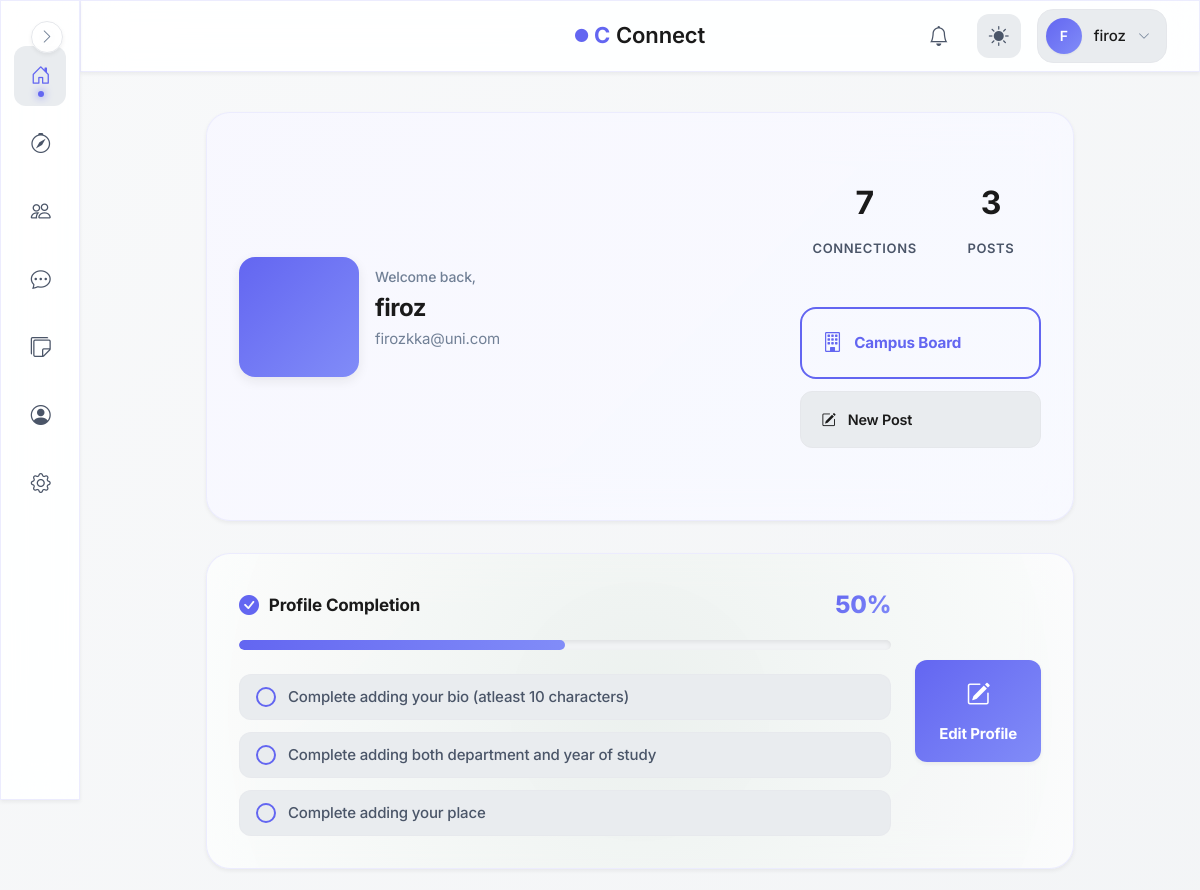
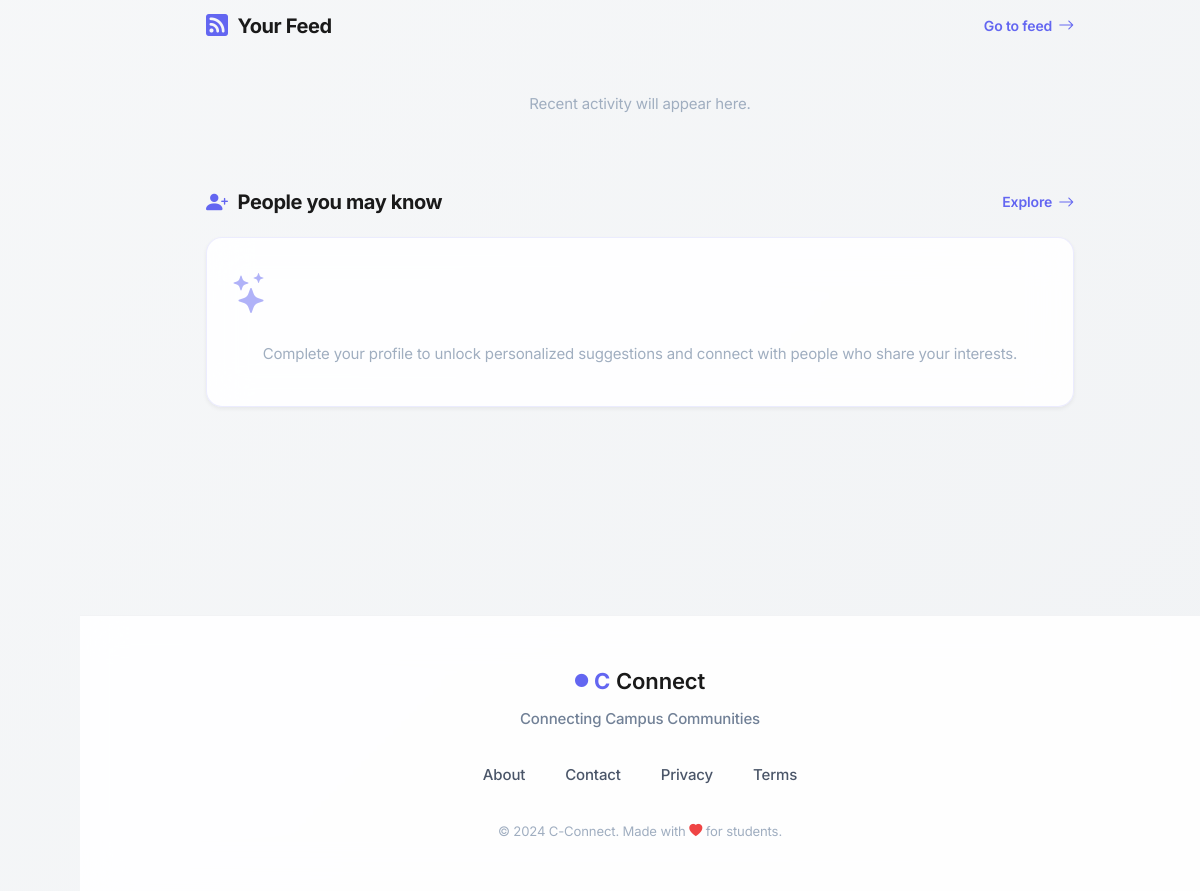
The app's page /dashboard (signed in) with its own data (2 pictures, top to bottom).
### models.py (models this page shows, shortened)
class User(UserMixin, db.Model):
    id = db.Column(db.Integer, primary_key=True, autoincrement=True)  # Unique identifier
    username = db.Column(db.String(100), nullable=False)  # Name of the user (later can add this unique if needed)
    email = db.Column(db.String(120), nullable=False, unique=True)  # Email of the user
    password = db.Column(db.String(200), nullable=False)  # Passwords not hashed yet (done in setup_db.py)
    created_at = db.Column(db.DateTime, default=db.func.now())  # Timestamp of account creation
    last_login = db.Column(db.DateTime, nullable=True)  # Timestamp of last login
    pass

### blueprints/main/routes.py (the view)
@main.route('/dashboard')
@login_required  # Restricts access to logged-in users only
def dashboard():
    user_id = current_user.id
    create_daily_campus_notification_for_user(current_user)
    accepted_count = db.session.query(Connection).filter(
        (Connection.status == 'accepted') & (
            (Connection.user_id == user_id) | (Connection.target_user_id == user_id)
        )
    ).count()
    pending_incoming = db.session.query(Connection).filter_by(
        target_user_id=user_id, status='pending'
    ).count()
    pending_outgoing = db.session.query(Connection).filter_by(
        user_id=user_id, status='pending'
    ).count()
    stats = {
        "connections": accepted_count,
        "pending_incoming": pending_incoming,
        "pending_outgoing": pending_outgoing
    }
    completion = calculate_profile_completion(user_profile=current_user.profile)
    if (completion["percentage"] == 100) and not session.get("profile_completed"):
        flash("Your profile is now complete!", "success")
        session["profile_completed"] = True
    if completion["percentage"] < 100:
        session.pop("profile_completed", None)
    return render_template('main/dashboard.html',
                    username=current_user.username,
                    stats=stats, posts=current_user.posts,
                    profile_pic=current_user.profile.profile_picture,
                    profile_completion=completion
                )

### blueprints/auth/__init__.py (called while the page is built)
@login_manager.user_loader
def load_user(user_id):
    from models import User  # Importing User model for querying  (import here to avoid circular imports)
    return User.query.get(int(user_id))

@auth.after_app_request
def add_header(response):
    if current_user.is_authenticated and request.blueprint == 'auth':
        response.headers['Cache-Control'] = 'no-store, no-cache, must-revalidate, post-check=0, pre-check=0, max-age=0'
        response.headers['Pragma'] = 'no-cache'
        response.headers['Expires'] = '-1'
    return response

### blueprints/notifications/service.py (called while the page is built, shortened)
def create_daily_campus_notification_for_user(user):
    today = date.today()
    existing = Notification.query.filter(
        Notification.user_id == user.id,
        Notification.type == "campus_daily_event",
        Notification.created_at >= datetime.combine(today, datetime.min.time(), tzinfo=timezone.utc)
    ).first()
    if existing:
        return False  # already created
    now = datetime.now(timezone.utc)
    active_exists = CampusBoardPost.query.filter(
        CampusBoardPost.expires_at > now
    ).first()
    if not active_exists:
        return False  # nothing to notify about

### factory_helpers.py (called while the page is built, shortened)
def register_security_headers(app):
    @app.after_request
    def set_secure_headers(response):
        response.headers['Content-Security-Policy'] = (
            "default-src 'self'; "
            "img-src 'self' data: blob: https:; "# Allow external images
            "style-src 'self' 'unsafe-inline' https:; "# ADD https: for CDNs
            "script-src 'self' 'unsafe-inline' https:; "# ADD https: for JS
            "font-src 'self' https: data:; "# Google Fonts
            "connect-src 'self' https:;"  # ← ADD https: for CDNs/maps
        )
        response.headers['X-Content-Type-Options'] = 'nosniff'
        response.headers['X-Frame-Options'] = 'DENY'
        response.headers['Referrer-Policy'] = 'strict-origin-when-cross-origin'
        response.headers['Permissions-Policy'] = 'geolocation=(), microphone=()'
        return response

def register_profilevisit_cleanup(app):
    last_cleanup = {'t': 0}
    @app.before_request
    def cleanup_visits():
        now = time.time()
        if now - last_cleanup['t'] < 3600:  # run once every hour
            return

### blueprints/main/templates/main/dashboard.html (shortened to what this page needs)
{% extends "base.html" %}
{% block body %}
<div class="dashboard">
    <section class="dashboard__welcome">
        <div class="dashboard__welcome-main">
            <div class="dashboard__avatar">
            </div>
            <div class="dashboard__user-info" style="flex: 1;">
                <p class="dashboard__greeting">Welcome back,</p>
                <h1 class="dashboard__username">{{ username }}</h1>
                <p class="dashboard__email">{{ current_user.email }}</p>
            </div>
        </div>
        <section class="dashboard__stats">
            <div class="dashboard__stats-top">
                <a href="{{ url_for('connections.connections_home') }}" class="dashboard__stat-simple">
                    <strong class="dashboard__stat-value">{{ stats.connections }}</strong>
                    <span class="dashboard__stat-label">Connections</span>
                </a>
                <a href="{{ url_for('posts.feed') }}" class="dashboard__stat-simple">
                    <strong class="dashboard__stat-value">{{ posts|length }}</strong>
                    <span class="dashboard__stat-label">Posts</span>
                </a>
            </div>
            <div class="dashboard__stats-actions">
                <a href="/campus-board" class="dashboard__stat-hero-primary">
                    <i class="bi bi-building"></i>
                    <span>Campus Board</span>
                </a>
                <a href="{{ url_for('posts.feed') }}" class="dashboard__stat-hero-secondary">
                    <i class="bi bi-pencil-square"></i>
                    <span>New Post</span>
                </a>
            </div>
        </section>
    </section>
{% if profile_completion.percentage < 100 %}
<div class="dashboard__completion">
    <div class="dashboard__completion-content">
        <div class="dashboard__completion-header">
            <div class="dashboard__completion-title">
                <i class="bi bi-check-circle-fill"></i>
                <span>Profile Completion</span>
            </div>
            <span class="dashboard__completion-percent">
                {{ profile_completion.percentage }}%
            </span>
        </div>
        <div class="dashboard__progress-bar">
            <div class="dashboard__progress-fill" id="progressFill"></div>
        </div>
        {% if profile_completion.missing %}
        <div class="dashboard__completion-checklist">
            {% for item in profile_completion.missing %}
            <div class="dashboard__completion-item">
                <div class="dashboard__completion-item-icon">
                </div>
                <span class="dashboard__completion-item-text">Complete {{ item }}</span>
            </div>
            {% endfor %}
        </div>
        {% endif %}
    </div>
    <a href="{{ url_for('auth.profile') }}" class="dashboard__completion-btn">
        <i class="bi bi-pencil-square"></i>
        <span>Edit Profile</span>
    </a>
</div>
{% endif %}
    <section class="dashboard__section">
        <header class="dashboard__section-header">
            <h2 class="dashboard__section-title">
                <i class="bi bi-rss-fill"></i>
                Your Feed
            </h2>
            <a href="{{ url_for('posts.feed') }}" class="dashboard__section-action">
                Go to feed
                <i class="bi bi-arrow-right"></i>
            </a>
        </header>
        {% if posts %}
            <div class="dashboard__feed-preview">
                <p style="color: var(--text-muted); text-align: center; padding: 2rem;">
                    Recent activity will appear here.
                </p>
            </div>
        {% endif %}
    </section>
    <section class="dashboard__section">
        <header class="dashboard__section-header">
            <h2 class="dashboard__section-title">
                <i class="bi bi-person-plus-fill"></i>
                People you may know
            </h2>
            <a href="{{ url_for('main.search_page') }}" class="dashboard__section-action">
                Explore
                <i class="bi bi-arrow-right"></i>
            </a>
        </header>
        <div class="dashboard__section">
            <div class="dashboard__suggestion-card">
                <div class="dashboard__suggestion-icon">
                    <i class="bi bi-stars"></i>
                </div>
                <p class="dashboard__suggestion-placeholder">
                    Complete your profile to unlock personalized suggestions and connect with people who share your interests.
                </p>
            </div>
        </div>
    </section>
</div>
{% endblock %}

### templates/base.html (shortened to what this page needs)
<!DOCTYPE html>
<html lang="en">
<head>
    <link rel="stylesheet" href="https://cdn.jsdelivr.net/npm/bootstrap-icons@1.11.1/font/bootstrap-icons.css">
    <link href="https://cdn.jsdelivr.net/npm/bootstrap@5.3.2/dist/css/bootstrap.min.css" rel="stylesheet">
    <link rel="stylesheet" href="{{ url_for('static', filename='css/global.css') }}">
</head>
<body>
    {% if current_user.is_authenticated %}
        <aside class="sidebar glass-effect" id="sidebar">
            <nav class="sidebar__nav">
                <a href="{{ url_for('main.dashboard') }}" class="sidebar__link" data-tooltip="Dashboard">
                    <div class="sidebar__link-icon">
                        <i class="bi bi-house-door"></i>
                    </div>
                </a>
                <a href="{{ url_for('main.search_page') }}" class="sidebar__link" data-tooltip="Discover">
                    <div class="sidebar__link-icon">
                        <i class="bi bi-compass"></i>
                    </div>
                </a>
                <a href="{{ url_for('connections.connections_home') }}" class="sidebar__link" data-tooltip="Connections">
                    <div class="sidebar__link-icon">
                        <i class="bi bi-people"></i>
                    </div>
                </a>
                <a href="{{ url_for('messages.inbox') }}" class="sidebar__link" data-tooltip="Messages">
                    <div class="sidebar__link-icon">
                        <i class="bi bi-chat-dots"></i>
                    </div>
                </a>
                <a href="/campus-board" class="sidebar__link" data-tooltip="Messages">
                    <div class="sidebar__link-icon">
                        <i class="bi bi-stickies"></i>
                    </div>
                </a>
                <a href="{{ url_for('auth.profile') }}" class="sidebar__link" data-tooltip="Profile">
                    <div class="sidebar__link-icon">
                        <i class="bi bi-person-circle"></i>
                    </div>
                </a>
                <a href="{{ url_for('main.settings') }}" class="sidebar__link" data-tooltip="Settings">
                    <div class="sidebar__link-icon">
                        <i class="bi bi-gear"></i>
                    </div>
                </a>
            </nav>
            <button class="sidebar__toggle" id="sidebarToggle" aria-label="Toggle sidebar">
                <i class="bi bi-chevron-right"></i>
            </button>
        </aside>
        <header class="topbar glass-effect">
            <div class="topbar__container">
                <div class="topbar__center">
                    <a href="{{ url_for('main.home') }}" class="topbar__brand">
                        <span class="brand-icon-small">
                            <i class="bi bi-circle-fill"></i>
                        </span>
                        <span class="brand-c">C</span>
                        <span class="brand-text">Connect</span>
                    </a>
                </div>
                <div class="topbar__actions">
                    <a href="{{ url_for('notifications.notifications_list') }}" class="topbar__icon-btn" aria-label="Notifications">
                        <i class="bi bi-bell"></i>
                        {% set unread = current_user.notifications | selectattr("is_read", "equalto", False) | list %}
                    </a>
                    <button class="topbar__icon-btn topbar__theme-toggle" id="themeToggle" aria-label="Toggle theme">
                        <i class="bi bi-sun-fill" id="themeIcon"></i>
                    </button>
                    <div class="topbar__profile" id="profileDropdown">
                        <button class="topbar__profile-btn" aria-label="Profile menu">
                            <div class="topbar__avatar">
                                {{ current_user.username[0].upper() }}
                            </div>
                            <span class="topbar__username">{{ current_user.username }}</span>
                            <i class="bi bi-chevron-down topbar__profile-arrow"></i>
                        </button>
                    </div>
                </div>
            </div>
        </header>
    {% endif %}
    <main class="main-content">
        {% block body %}{% endblock %}
    </main>
    <footer class="footer">
        <div class="footer__container">
            <div class="footer__brand">
                <div class="footer__logo">
                    <span class="brand-icon-small">
                        <i class="bi bi-circle-fill"></i>
                    </span>
                    <span class="brand-c">C</span>
                    <span class="brand-text">Connect</span>
                </div>
                <p class="footer__tagline">Connecting Campus Communities</p>
            </div>
            <div class="footer__links">
                <a href="{{ url_for('main.about') }}" class="footer__link">About</a>
                <a href="{{ url_for('main.contact') }}" class="footer__link">Contact</a>
                <a href="#" class="footer__link">Privacy</a>
                <a href="#" class="footer__link">Terms</a>
            </div>
            <div class="footer__credits">
                <small>&copy; 2024 C-Connect. Made with <i class="bi bi-heart-fill"></i> for students.</small>
            </div>
        </div>
    </footer>
</body>
</html>

### records on screen
User: username "F", username "firoz", email "firozkka@uni.com"

### other values on screen
{{ stats.connections }} "7"
{{ posts|length }} "3"
{{ profile_completion.percentage }} "50"
{{ item }} "adding your bio (atleast 10 characters)" "adding both department and year of study" "adding your place"
